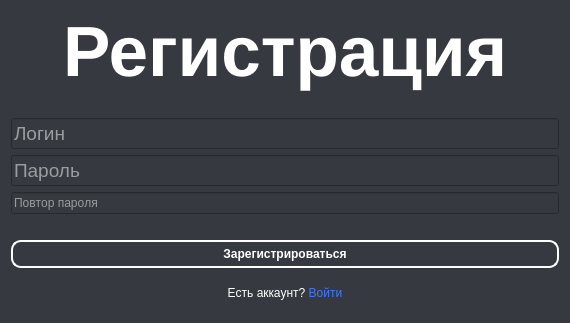
<?xml version="1.0" encoding="UTF-8"?>
<ui version="4.0">
 <class>Form</class>
 <widget class="QWidget" name="Form">
  <property name="geometry">
   <rect>
    <x>0</x>
    <y>0</y>
    <width>570</width>
    <height>323</height>
   </rect>
  </property>
  <property name="maximumSize">
   <size>
    <width>700</width>
    <height>500</height>
   </size>
  </property>
  <property name="sizeIncrement">
   <size>
    <width>10</width>
    <height>10</height>
   </size>
  </property>
  <property name="font">
   <font>
    <kerning>false</kerning>
   </font>
  </property>
  <property name="mouseTracking">
   <bool>false</bool>
  </property>
  <property name="windowTitle">
   <string>Багтрекер - Вход</string>
  </property>
  <property name="windowOpacity">
   <double>1.000000000000000</double>
  </property>
  <property name="autoFillBackground">
   <bool>false</bool>
  </property>
  <property name="styleSheet">
   <string notr="true">background-color: #36393f;
color: white;</string>
  </property>
  <layout class="QGridLayout" name="gridLayout_3">
   <item row="1" column="0">
    <layout class="QVBoxLayout" name="verticalLayout">
     <item>
      <widget class="QLabel" name="label_main_page">
       <property name="font">
        <font>
         <pointsize>53</pointsize>
         <weight>75</weight>
         <bold>true</bold>
        </font>
       </property>
       <property name="styleSheet">
        <string notr="true">text-align: center;</string>
       </property>
       <property name="text">
        <string>Регистрация</string>
       </property>
       <property name="alignment">
        <set>Qt::AlignCenter</set>
       </property>
       <property name="wordWrap">
        <bool>false</bool>
       </property>
       <property name="openExternalLinks">
        <bool>false</bool>
       </property>
      </widget>
     </item>
     <item>
      <spacer name="horizontalSpacer_2">
       <property name="orientation">
        <enum>Qt::Horizontal</enum>
       </property>
       <property name="sizeHint" stdset="0">
        <size>
         <width>40</width>
         <height>20</height>
        </size>
       </property>
      </spacer>
     </item>
     <item>
      <widget class="QLineEdit" name="input_login">
       <property name="enabled">
        <bool>true</bool>
       </property>
       <property name="font">
        <font>
         <pointsize>14</pointsize>
        </font>
       </property>
       <property name="styleSheet">
        <string notr="true">border: 2px solid gray;
color: white;
border-radius: 15px;
padding: 5px 10px;
outline: none;

focus {
border-color: rgb(130, 118, 255);
}</string>
       </property>
       <property name="frame">
        <bool>true</bool>
       </property>
       <property name="cursorPosition">
        <number>0</number>
       </property>
       <property name="placeholderText">
        <string>Логин</string>
       </property>
      </widget>
     </item>
     <item>
      <widget class="QLineEdit" name="input_password">
       <property name="font">
        <font>
         <pointsize>14</pointsize>
        </font>
       </property>
       <property name="styleSheet">
        <string notr="true">border: 2px solid gray;
color: white;
border-radius: 15px;
padding: 5px 10px;
outline: none;

focus {
border-color: rgb(130, 118, 255);
}</string>
       </property>
       <property name="placeholderText">
        <string>Пароль</string>
       </property>
      </widget>
     </item>
     <item>
      <widget class="QLineEdit" name="input_password_repeat">
       <property name="styleSheet">
        <string notr="true">border: 2px solid gray;
color: white;
border-radius: 15px;
padding: 5px 10px;
outline: none;

focus {
border-color: rgb(130, 118, 255);
}</string>
       </property>
       <property name="text">
        <string/>
       </property>
       <property name="placeholderText">
        <string>Повтор пароля</string>
       </property>
      </widget>
     </item>
     <item>
      <spacer name="horizontalSpacer">
       <property name="orientation">
        <enum>Qt::Horizontal</enum>
       </property>
       <property name="sizeHint" stdset="0">
        <size>
         <width>40</width>
         <height>20</height>
        </size>
       </property>
      </spacer>
     </item>
     <item>
      <widget class="QPushButton" name="submit_button">
       <property name="font">
        <font>
         <weight>75</weight>
         <bold>true</bold>
        </font>
       </property>
       <property name="cursor">
        <cursorShape>PointingHandCursor</cursorShape>
       </property>
       <property name="styleSheet">
        <string notr="true">border: 2px solid white;
padding: 5px;
border-radius: 10px;</string>
       </property>
       <property name="text">
        <string>Зарегистрироваться</string>
       </property>
      </widget>
     </item>
     <item>
      <widget class="QLabel" name="label_register">
       <property name="styleSheet">
        <string notr="true"/>
       </property>
       <property name="text">
        <string>Есть аккаунт? &lt;a href=&quot;login_page.ui&quot; style=&quot;text-decoration: none;
color: rgb(66, 119, 255)&quot;&gt;Войти&lt;/a&gt;</string>
       </property>
       <property name="alignment">
        <set>Qt::AlignCenter</set>
       </property>
      </widget>
     </item>
    </layout>
   </item>
  </layout>
 </widget>
 <resources/>
 <connections/>
</ui>
